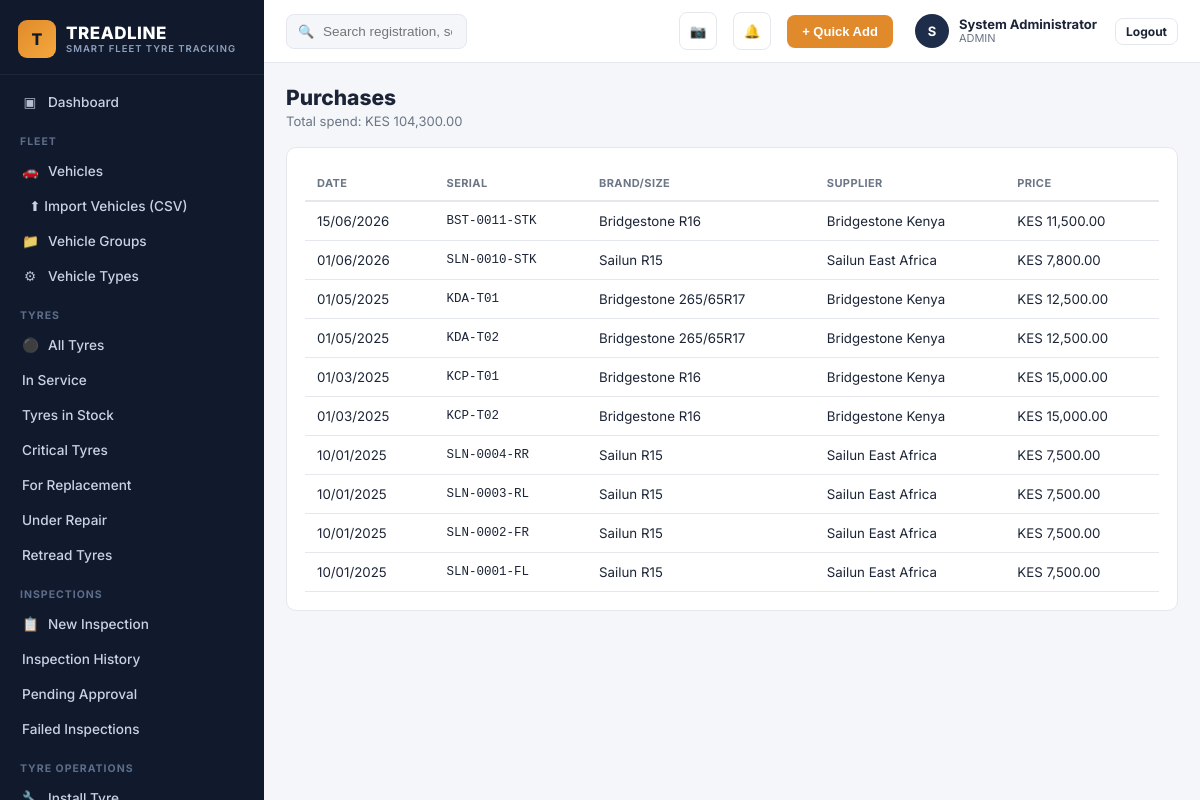
Screenshot of /purchases.php (signed in) with the database file from the repository.
### tables this page shows
CREATE TABLE users (
    id INT AUTO_INCREMENT PRIMARY KEY,
    full_name VARCHAR(150) NOT NULL,
    username VARCHAR(100) UNIQUE NOT NULL,
    email VARCHAR(150) UNIQUE,
    password_hash VARCHAR(255) NOT NULL,
    role_id INT NOT NULL,
    branch_id INT NULL,
    phone VARCHAR(30),
    status ENUM('ACTIVE','SUSPENDED') DEFAULT 'ACTIVE',
    remember_token VARCHAR(255) NULL,
    reset_token VARCHAR(255) NULL,
    reset_expires DATETIME NULL,
    last_login DATETIME NULL,
    created_at DATETIME DEFAULT CURRENT_TIMESTAMP,
    FOREIGN KEY (role_id) REFERENCES roles(id)
);

CREATE TABLE roles (
    id INT AUTO_INCREMENT PRIMARY KEY,
    name VARCHAR(50) UNIQUE NOT NULL,
    description VARCHAR(255)
);

CREATE TABLE tyres (
    id INT AUTO_INCREMENT PRIMARY KEY,
    serial_number VARCHAR(100) UNIQUE NOT NULL,
    branding_code VARCHAR(100),
    brand VARCHAR(80) NOT NULL,
    model VARCHAR(80),
    size VARCHAR(30) NOT NULL,
    type ENUM('NEW','RETREAD','USED') DEFAULT 'NEW',
    new_tread_mm DECIMAL(4,1) NOT NULL DEFAULT 8.0,
    recommended_psi DECIMAL(5,1) NOT NULL DEFAULT 32.0,
    load_rating VARCHAR(20),
    speed_rating VARCHAR(10),
    purchase_date DATE,
    supplier_id INT,
    purchase_price DECIMAL(12,2) DEFAULT 0,
    warranty_info VARCHAR(150),
    expected_mileage INT DEFAULT 60000,
    expected_lifespan_days INT DEFAULT 730,
    storage_location VARCHAR(100),
     
    status ENUM('STOCK','IN_SERVICE','UNDER_REPAIR','RETREAD','REMOVED','SCRAP') DEFAULT 'STOCK',
     
    current_vehicle_id INT NULL,
    current_position VARCHAR(10) NULL,
    current_tread_mm DECIMAL(4,1) NULL,
    current_psi DECIMAL(5,1) NULL,
    install_odometer INT NULL,
    total_repairs INT DEFAULT 0,
    total_retreads INT DEFAULT 0,
    date_added DATE DEFAULT (CURRENT_DATE),
    created_at DATETIME DEFAULT CURRENT_TIMESTAMP,
    updated_at DATETIME DEFAULT CURRENT_TIMESTAMP ON UPDATE CURRENT_TIMESTAMP,
    FOREIGN KEY (supplier_id) REFERENCES suppliers(id),
    FOREIGN KEY (current_vehicle_id) REFERENCES vehicles(id)
);

CREATE TABLE suppliers (
    id INT AUTO_INCREMENT PRIMARY KEY,
    company VARCHAR(150) NOT NULL,
    contact_person VARCHAR(150),
    phone VARCHAR(30),
    email VARCHAR(150),
    address VARCHAR(255),
    products VARCHAR(255),
    status ENUM('ACTIVE','INACTIVE') DEFAULT 'ACTIVE',
    created_at DATETIME DEFAULT CURRENT_TIMESTAMP
);

### includes/functions.php (called while the page is built, shortened)
<?php
function current_user(): ?array {
    static $cache = null;
    if ($cache !== null) return $cache;
    $stmt = db()->prepare("SELECT u.*, r.name AS role_name, b.name AS branch_name
                           FROM users u JOIN roles r ON u.role_id = r.id
                           LEFT JOIN branches b ON u.branch_id = b.id
                           WHERE u.id = ?");
    $stmt->execute([$_SESSION['user_id']]);
    $cache = $stmt->fetch() ?: null;
    return $cache;
}
function get_setting(string $key, $default = null) {
    static $settings = null;
    if ($settings === null) {
        $settings = [];
        foreach (db()->query("SELECT setting_key, setting_value FROM settings") as $row) {
            $settings[$row['setting_key']] = $row['setting_value'];
        }
    }
    return $settings[$key] ?? $default;
}
function e(?string $s): string { return htmlspecialchars($s ?? '', ENT_QUOTES, 'UTF-8'); }
function fmt_money($v): string {
    return get_setting('currency', 'KES') . ' ' . number_format((float)$v, 2);
}
function fmt_date(?string $d, string $fmt = 'd/m/Y'): string {
    $ts = strtotime($d);
    return $ts ? date($fmt, $ts) : '—';
}

### config/db.php (called while the page is built, shortened)
<?php
function db(): PDO {
    static $pdo = null;
    if ($pdo === null) {
        try {
            $pdo = new PDO(
                "mysql:host=" . DB_HOST . ";dbname=" . DB_NAME . ";charset=utf8mb4",
                DB_USER,
                DB_PASS,
                [
                    PDO::ATTR_ERRMODE => PDO::ERRMODE_EXCEPTION,
                    PDO::ATTR_DEFAULT_FETCH_MODE => PDO::FETCH_ASSOC,
                    PDO::ATTR_EMULATE_PREPARES => false,
                ]
            );
        } catch (PDOException $e) {
            http_response_code(500);
            die('<h2>Database connection failed</h2><p>' . htmlspecialchars($e->getMessage()) . '</p><p>Check <code>config/db.php</code> and run <code>sql/schema.sql</code> first. See README.md.</p>');
        }
    }
    return $pdo;
}

### purchases.php (the view, shortened to what this page needs)
<?php
$purchases = db()->query("SELECT t.serial_number, t.brand, t.size, t.purchase_date, t.purchase_price, s.company
  FROM tyres t LEFT JOIN suppliers s ON s.id=t.supplier_id WHERE t.purchase_price > 0 ORDER BY t.purchase_date DESC LIMIT 300")->fetchAll();
$total = array_sum(array_column($purchases,'purchase_price'));
include __DIR__ . '/includes/head.php';
include __DIR__ . '/includes/sidebar.php';
?>
<div class="tl-main">
<?php include __DIR__ . '/includes/topbar.php'; ?>
<div class="tl-content">
  <div class="tl-page-head"><div><h1>Purchases</h1><div class="sub">Total spend: <?= fmt_money($total) ?></div></div></div>
  <div class="tl-card">
    <table class="tl-table">
      <thead><tr><th>Date</th><th>Serial</th><th>Brand/Size</th><th>Supplier</th><th>Price</th></tr></thead>
      <tbody>
      <?php foreach ($purchases as $p): ?>
        <tr><td><?= fmt_date($p['purchase_date']) ?></td><td class="mono"><?= e($p['serial_number']) ?></td>
        <td><?= e($p['brand'].' '.$p['size']) ?></td><td><?= e($p['company'] ?? '—') ?></td><td><?= fmt_money($p['purchase_price']) ?></td></tr>
      <?php endforeach; if (!$purchases): ?><tr><td colspan="5" class="text-muted" style="text-align:center;padding:30px;">No purchase records yet.</td></tr><?php endif; ?>
      </tbody>
    </table>
  </div>
</div>
</div>
<?php include __DIR__ . '/includes/foot.php'; ?>

### includes/topbar.php (shortened to what this page needs)
<?php
$__u = current_user();
?>
<header class="tl-topbar">
  <form class="tl-search" action="search.php" method="get">
    <span class="ic">&#128269;</span>
    <input type="text" name="q" placeholder="Search registration, serial, branding code..." value="<?= e($_GET['q'] ?? '') ?>">
  </form>
  <button class="tl-icon-btn" title="Scan Tyre" onclick="location.href='scan.php'">&#128247;</button>
  <button class="tl-icon-btn" title="Notifications" onclick="location.href='alerts.php'">
    &#128276;
  </button>
  <button class="btn btn-accent" onclick="location.href='quick_add.php'">+ Quick Add</button>
  <div class="tl-profile">
    <div class="tl-avatar"><?= e(strtoupper(substr($__u['full_name'] ?? 'U',0,1))) ?></div>
    <div>
      <div class="name"><?= e($__u['full_name'] ?? '') ?></div>
      <div class="role"><?= e($__u['role_name'] ?? '') ?><?= !empty($__u['branch_name']) ? ' · '.e($__u['branch_name']) : '' ?></div>
    </div>
    <a href="logout.php" class="btn btn-outline btn-sm" style="margin-left:8px;">Logout</a>
  </div>
</header>

### assets/css/style.css (style rules this page uses)
:root { --tl-navy:#101a2c; --tl-navy-2:#16233b; --tl-navy-3:#1d2d4a; --tl-accent:#e08a2c; --tl-accent-2:#f5a83c; --tl-green:#2f9e5b; --tl-red:#dc3545; --tl-amber:#e69138; --tl-blue:#2f6fed; --tl-bg:#f4f6f9; --tl-card:#ffffff; --tl-border:#e4e8ee; --tl-text:#1c2537; --tl-text-muted:#6b7686; --radius:10px; font-size:15px; }
* { box-sizing:border-box; }
body { margin:0; background:var(--tl-bg); color:var(--tl-text); font-family:'Inter','Segoe UI',Roboto,Helvetica,Arial,sans-serif; -webkit-font-smoothing:antialiased; }
.tl-main { flex:1; min-width:0; display:flex; flex-direction:column; }
.tl-topbar { background:#fff; border-bottom:1px solid var(--tl-border); padding:12px 22px; display:flex; align-items:center; gap:16px; position:sticky; top:0; z-index:30; }
.tl-search { flex:1; max-width:420px; position:relative; }
.tl-search input { width:100%; padding:9px 14px 9px 36px; border-radius:8px; border:1px solid var(--tl-border); background:var(--tl-bg); font-size:13.5px; }
.tl-search .ic { position:absolute; left:12px; top:50%; transform:translateY(-50%); color:var(--tl-text-muted); font-size:13px; }
.tl-icon-btn { width:38px; height:38px; border-radius:8px; border:1px solid var(--tl-border); background:#fff; display:flex; align-items:center; justify-content:center; position:relative; cursor:pointer; color:var(--tl-text); }
.tl-profile { display:flex; align-items:center; gap:10px; padding-left:6px; }
.tl-avatar { width:34px; height:34px; border-radius:50%; background:var(--tl-navy-3); color:#fff; display:flex; align-items:center; justify-content:center; font-weight:700; font-size:13px; }
.tl-profile .name { font-size:13px; font-weight:700; line-height:1.1; }
.tl-profile .role { font-size:11px; color:var(--tl-text-muted); }
.tl-content { padding:22px; flex:1; }
.tl-page-head { display:flex; align-items:flex-end; justify-content:space-between; flex-wrap:wrap; gap:12px; margin-bottom:18px; }
.tl-page-head h1 { font-size:21px; margin:0 0 3px; font-weight:800; }
.tl-page-head .sub { color:var(--tl-text-muted); font-size:13px; }
.tl-card { background:var(--tl-card); border:1px solid var(--tl-border); border-radius:var(--radius); padding:18px; }
.tl-table { width:100%; border-collapse:collapse; font-size:13.3px; }
.tl-table th { text-align:left; font-size:11px; text-transform:uppercase; letter-spacing:.4px; color:var(--tl-text-muted); padding:10px 12px; border-bottom:2px solid var(--tl-border); font-weight:700; }
.tl-table td { padding:11px 12px; border-bottom:1px solid var(--tl-border); vertical-align:middle; }
.tl-table .mono { font-family:'SFMono-Regular',Consolas,monospace; font-size:12.5px; }
.btn { display:inline-flex; align-items:center; gap:6px; border-radius:8px; padding:8px 14px; font-size:13px; font-weight:700; cursor:pointer; border:1px solid transparent; }
.btn-accent { background:var(--tl-accent); color:#fff; }
.btn-outline { background:#fff; border:1px solid var(--tl-border); color:var(--tl-text); }
.btn-sm { padding:5px 10px; font-size:12px; }

### rows the page displays
users: full_name "S", full_name "System Administrator", role.name "ADMIN"
tyres: purchase_date "15/06/2026", serial_number "BST-0011-STK", brand+size "Bridgestone R16", supplier.company "Bridgestone Kenya", purchase_price "KES 11,500.00"
tyres: purchase_date "01/06/2026", serial_number "SLN-0010-STK", brand+size "Sailun R15", supplier.company "Sailun East Africa", purchase_price "KES 7,800.00"
tyres: purchase_date "01/05/2025", serial_number "KDA-T01", brand+size "Bridgestone 265/65R17", supplier.company "Bridgestone Kenya", purchase_price "KES 12,500.00"
tyres: purchase_date "01/05/2025", serial_number "KDA-T02", brand+size "Bridgestone 265/65R17", supplier.company "Bridgestone Kenya", purchase_price "KES 12,500.00"
tyres: purchase_date "01/03/2025", serial_number "KCP-T01", brand+size "Bridgestone R16", supplier.company "Bridgestone Kenya", purchase_price "KES 15,000.00"
tyres: purchase_date "01/03/2025", serial_number "KCP-T02", brand+size "Bridgestone R16", supplier.company "Bridgestone Kenya", purchase_price "KES 15,000.00"
tyres: purchase_date "10/01/2025", serial_number "SLN-0004-RR", brand+size "Sailun R15", supplier.company "Sailun East Africa", purchase_price "KES 7,500.00"
tyres: purchase_date "10/01/2025", serial_number "SLN-0003-RL", brand+size "Sailun R15", supplier.company "Sailun East Africa", purchase_price "KES 7,500.00"
tyres: purchase_date "10/01/2025", serial_number "SLN-0002-FR", brand+size "Sailun R15", supplier.company "Sailun East Africa", purchase_price "KES 7,500.00"
tyres: purchase_date "10/01/2025", serial_number "SLN-0001-FL", brand+size "Sailun R15", supplier.company "Sailun East Africa", purchase_price "KES 7,500.00"

### other values shown
fmt_money($total) "KES 104,300.00"
